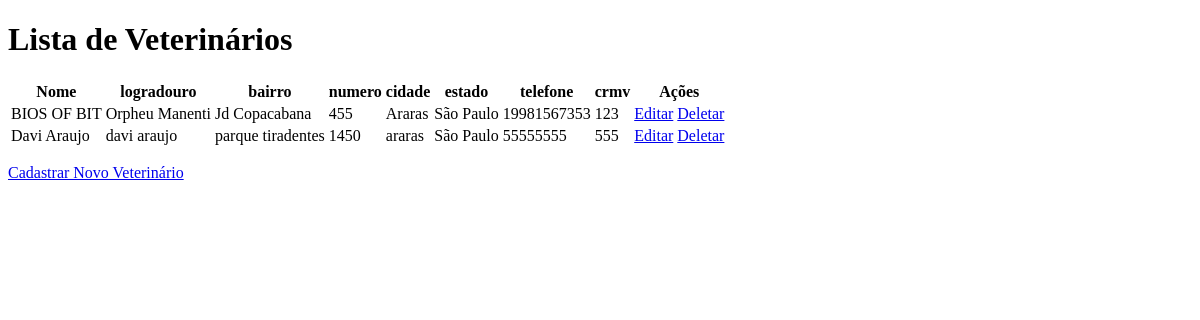
The app's page /atualizacaoVet/, older data.
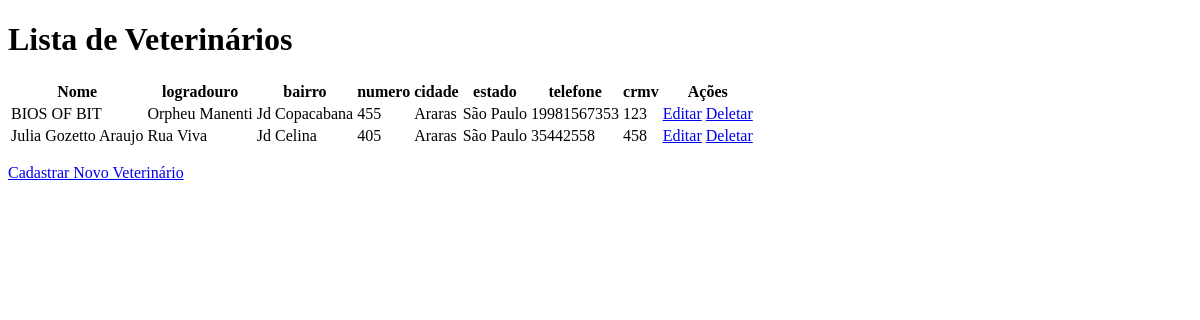
The same page, newer data.
### Aplicativo/models.py (models this page shows)
class VeterinarioCadastroModel(models.Model):
    nome = models.CharField(max_length=255)
    email = models.CharField(max_length=255)
    logradouro = models.CharField(max_length=255)
    bairro = models.CharField(max_length=100)
    numero = models.CharField(max_length=10)
    cidade = models.CharField('cidade',max_length=100, default = 'cidade')
    estado = models.CharField(max_length=3)
    telefone = models.CharField(max_length=15)
    crmv = models.CharField(max_length=20)
    password = models.CharField(max_length=50)

### Aplicativo/views.py (the view)
# urls.py: path('atualizacaoVet/', views.atualizacaoVet, name='atualizacaoVet'),
def atualizacaoVet(request):
    veterinarios = VeterinarioCadastroModel.objects.all()
    return render(request, 'atualizacaoVet.html', {'veterinarios': veterinarios})

### Aplicativo/templates/atualizacaoVet.html (shortened to what this page needs)
<!DOCTYPE html>
<html lang="en">
<head>
</head>
<body>
    <h1>Lista de Veterinários</h1>
    <table>
        <thead>
            <tr>
                <th>Nome</th>
                <th>logradouro</th>
                <th>bairro</th>
                <th>numero</th>
                <th>cidade</th>
                <th>estado</th>
                <th>telefone</th>
                <th>crmv</th>
                <th>Ações</th>
            </tr>
        </thead>
        <tbody>
            {% for veterinario in veterinarios %}
            <tr>
                <td>{{ veterinario.nome }}</td>
                <td>{{ veterinario.logradouro }}</td>
                <td>{{ veterinario.bairro }}</td>
                <td>{{ veterinario.numero }}</td>
                <td>{{ veterinario.cidade }}</td>
                <td>{{ veterinario.estado }}</td>
                <td>{{ veterinario.telefone }}</td>
                <td>{{ veterinario.crmv }}</td>
                <td>
                    <a href="/updateVet/{{ veterinario.id }}" class="btn btn-edit">Editar</a>
                    <a href="/deleteVet/{{ veterinario.id }}" class="btn btn-delete">Deletar</a>
                </td>
            </tr>
            {% endfor %}
        </tbody>
    </table>
    <p><a href="/cadastroVet/">Cadastrar Novo Veterinário</a></p>
</body>
</html>

Row changes from the older to the newer data that the page shows:
removed VeterinarioCadastroModel: nome "Davi Araujo", logradouro "davi araujo", bairro "parque tiradentes", numero "1450", cidade "araras", estado "São Paulo", telefone "55555555", crmv "555"
added VeterinarioCadastroModel: nome "Julia Gozetto Araujo", logradouro "Rua Viva", bairro "Jd Celina", numero "405", cidade "Araras", estado "São Paulo", telefone "35442558", crmv "458"
